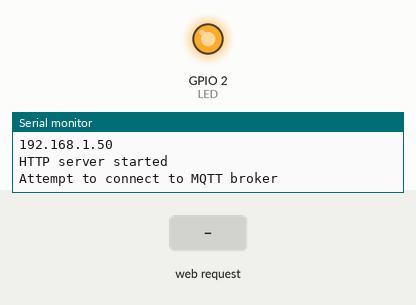
A sketch run on a simulated ESP8266 (NodeMCU). Parts: output pins drawn as LEDs (lit = HIGH), the last lines printed to the serial monitor. The test bench sets the inputs (shaded band). WiFi joins after 1.5 s; servers stay silent unless stated; no MQTT or app messages arrive unless stated.

Above: at 2.7 s.
2.8 s: HTTP request GET /ledOn received
At 5.7 s:
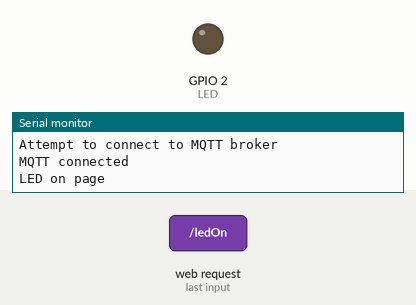
10.3 s: HTTP request GET /ledOff received
At 11.6 s:
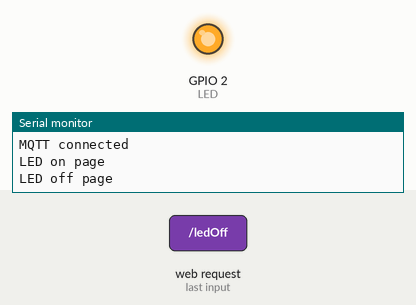
Timing chart, 0 to 12.8 s (numbered marks = the images above; inputs shaded):
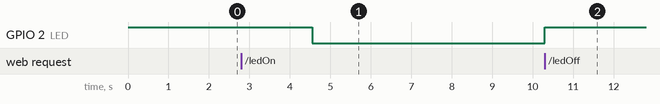

Measured:
- after the input at 2.8 s, GPIO 2 (LED): HIGH → LOW after 1.8 s
- after the input at 10.3 s, GPIO 2 (LED): LOW → HIGH at once

The sketch:

MyIoTWidget.ino
```cpp
// Base ESP8266
#include <ESP8266WiFi.h>
WiFiClient WIFI_CLIENT;

// MQTT
#include <PubSubClient.h>
PubSubClient MQTT_CLIENT;

//for HTTP protocol
#include <ESP8266WebServer.h>
ESP8266WebServer server(80); //Server on port 80

#include "index.h" //Our HTML webpage contents with javascripts

#define LED 2

String Temperature;
//===============================================================
// This routine is executed when you open its IP in browser
//===============================================================
void handleRoot() {
 Serial.println("You called root page");
 String s = MAIN_page; //Read HTML contents
 s.replace("@@TEMP@@", Temperature);
 server.send(200, "text/html", s); //Send web page
}

void handleLEDon() {
 Serial.println("LED on page");
 digitalWrite(LED,LOW); //LED is connected in reverse
 server.send(200, "text/html", "ON"); //Send ADC value only to client ajax request
}

void handleLEDoff() {
 Serial.println("LED off page");
 digitalWrite(LED,HIGH); //LED off
 server.send(200, "text/html", "OFF"); //Send ADC value only to client ajax request
}
//==============================================================
//                  SETUP
//==============================================================
void setup() {
  // Initialize the serial port
  Serial.begin(115200);

 //Onboard LED port Direction output
  pinMode(LED,OUTPUT);
  //Power on LED state off
  digitalWrite(LED,HIGH);

  // Attempt to connect to a specific access point
  WiFi.begin("OneNetworkToRuleThemAll(IoT)", "arduino3245");

  // Keep checking the connection status until it is connected
  while (WiFi.status() != WL_CONNECTED) {
      delay(500);
  }


  // Print the IP address of your module
  Serial.println("IP address: ");
  Serial.println(WiFi.localIP());

  server.on("/", handleRoot);      //Which routine to handle at root location. This is display page
  server.on("/ledOn", handleLEDon); //as Per  <a href="ledOn">, Subroutine to be called
  server.on("/ledOff", handleLEDoff);

  server.begin();                  //Start server

  Serial.println("HTTP server started");
}

// This function handles received messages
void myMessageArrived(char* topic, byte* payload, unsigned int length) {
  // Convert the message payload from bytes to a string
  String message = "";
  for (unsigned int i=0; i< length; i++) {
    message = message + (char)payload[i];
  }

  // Print the message to the serial port
  Serial.println(message);
  Temperature = message;
}

// This function connects to the MQTT broker
void reconnect() {
  // Set our MQTT broker address and port
  MQTT_CLIENT.setServer("broker.hivemq.com", 1883);
  MQTT_CLIENT.setClient(WIFI_CLIENT);

  // Loop until we're reconnected
  while (!MQTT_CLIENT.connected()) {
    // Attempt to connect
    Serial.println("Attempt to connect to MQTT broker");
    MQTT_CLIENT.connect("Narya123");

    // Wait some time to space out connection requests
    delay(3000);
  }

  Serial.println("MQTT connected");

  // Subscribe to the topic where our web page is publishing messages
  MQTT_CLIENT.subscribe("LOTR/Narya");

  // Set the message received callback
  MQTT_CLIENT.setCallback(myMessageArrived);
}

// This function runs over and over again in a continuous loop

//==============================================================
//                     LOOP
//==============================================================
void loop() {
    server.handleClient();

  if (!MQTT_CLIENT.connected()) {
    // If we're not, attempt to reconnect
    reconnect();
  }

  // Publish a message to a topic
 //MQTT_CLIENT.publish("LOTR/fromNarya", "Hello world!");

  // Check for incoming MQTT messages
  MQTT_CLIENT.loop();
}
```

index.h
```cpp
const char MAIN_page[] PROGMEM = R"=====(
<!DOCTYPE html>
<html>
<head>
<meta charset="utf-8">
<meta http-equiv="refresh" content="3" >
<style>

</style>
</head>
<body>
<center>
<h1 style="color:blue">WiFi interface for the IoT</h1><br>
<p>Temp: @@TEMP@@ C</p>
Click to turn <a href="ledOn" target="myIframe"><button>LED ON</button></a><br>
Click to turn <a href="ledOff" target="myIframe"><button>LED OFF</button></a><br>
LED State:<iframe name="myIframe" width="100" height="25" frameBorder="0"><br>

<hr>

</center>

</body>
</html>
)=====";
```
